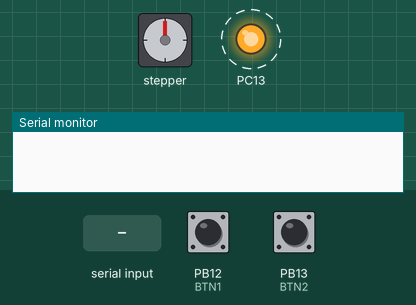
The program below on a simulated STM32 Blue Pill. Shown: stepper motor, output pins drawn as LEDs (lit = HIGH), the last lines printed to the serial monitor. Wiring (inferred from the names in the program): stepper motor (2048 steps per turn assumed): coils PB5, PA12, PA11, PB15. Dashed ring = blinking. The inputs (shaded band) are chosen by the test bench; at power-on: PB13 (BTN2) HIGH, PB12 (BTN1) HIGH. Pins used as bus, display or sensor lines are not drawn.

Above: at 3.8 s.
3.9 s: "RIGHT\n" received over Serial
At 4.13 s:
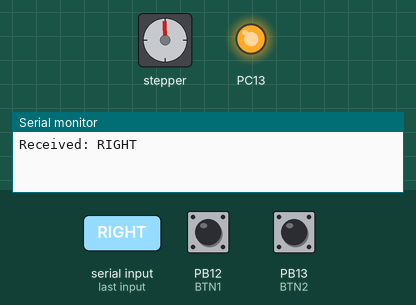
7.4 s: "AUTO\n" received over Serial
At 10.8 s:
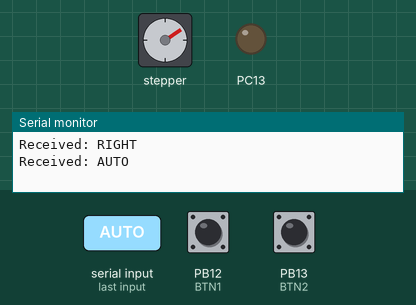
At 11.3 s:
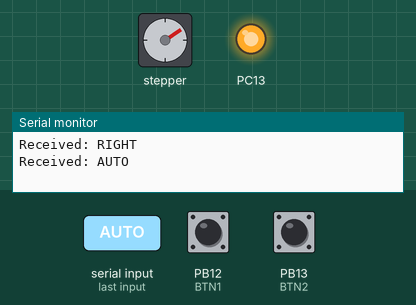
11.6 s: PB13 (BTN2) pulled LOW for 3.2 s
At 14.5 s:
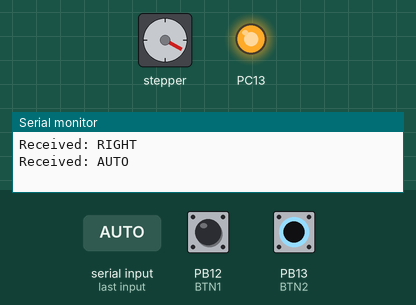
16.3 s: "LEFT\n" received over Serial
19.8 s: PB12 (BTN1) pulled LOW for 3.2 s
24.5 s: PB12 (BTN1) pulled LOW for 1.3 s
Timing chart, 0 to 38.2 s (numbered marks = the images above; inputs shaded):
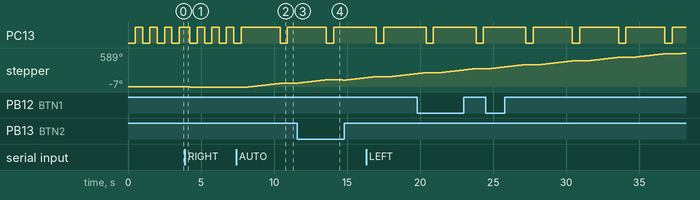

The program:

main.cpp
```cpp
#include <Arduino.h>

// 步进电机控制引脚
#define IN1 PB5   // 橙
#define IN2 PA12  // 黄
#define IN3 PA11  // 粉
#define IN4 PB15  // 蓝

// 按钮引脚
#define BTN1 PB12 // 左转
#define BTN2 PB13 // 右转

// 步进电机步进序列（8步半步序列，适配ULN2003）
const int stepCount = 8;
const int stepSequence[8][4] = {
  {1, 0, 0, 0},
  {1, 1, 0, 0},
  {0, 1, 0, 0},
  {0, 1, 1, 0},
  {0, 0, 1, 0},
  {0, 0, 1, 1},
  {0, 0, 0, 1},
  {1, 0, 0, 1}
};

const int AUTO_LEFT_STEPS = 120;   // 自动模式左转步数
const int AUTO_RIGHT_STEPS = 120;  // 自动模式右转步数
const int AUTO_STEP_DELAY = 3;    // 自动模式步进延时(ms)
const int AUTO_LOOP_DELAY = 3;   // 自动模式每步间隔(ms)

int currentStep = 0;
bool autoMode = false;
unsigned long lastStepTime = 0;
const unsigned long autoStepInterval = 10; // 自动模式步进间隔(ms)

void setStep(int step) {
  digitalWrite(IN1, stepSequence[step][0]);
  digitalWrite(IN2, stepSequence[step][1]);
  digitalWrite(IN3, stepSequence[step][2]);
  digitalWrite(IN4, stepSequence[step][3]);
}

void stepLeft(int steps = 1, int delayMs = 5) {
  for (int i = 0; i < steps; i++) {
    currentStep = (currentStep + 1) % stepCount;
    setStep(currentStep);
    delay(delayMs);
  }
}

void stepRight(int steps = 1, int delayMs = 5) {
  for (int i = 0; i < steps; i++) {
    currentStep = (currentStep - 1 + stepCount) % stepCount;
    setStep(currentStep);
    delay(delayMs);
  }
}

void stopMotor() {
  digitalWrite(IN1, LOW);
  digitalWrite(IN2, LOW);
  digitalWrite(IN3, LOW);
  digitalWrite(IN4, LOW);
}

// put function declarations here:
int myFunction(int, int);

void setup() {
  // put your setup code here, to run once:
  int result = myFunction(2, 3);
  pinMode(PC13, OUTPUT); // 设置PC13为输出

  pinMode(IN1, OUTPUT);
  pinMode(IN2, OUTPUT);
  pinMode(IN3, OUTPUT);
  pinMode(IN4, OUTPUT);
  pinMode(BTN1, INPUT_PULLUP);
  pinMode(BTN2, INPUT_PULLUP);
  Serial.begin(115200);
  stopMotor();
}

void loop() {
  digitalWrite(PC13, LOW);  // 点亮LED（低电平点亮）
  delay(500);
  digitalWrite(PC13, HIGH); // 熄灭LED
  delay(500);// put your main code here, to run repeatedly:

  // 按钮控制
  if (digitalRead(BTN1) == LOW) {
      for (int i = 0; i < 10; i++) {
        stepLeft(8, 3);
      }
  } else if (digitalRead(BTN2) == LOW) {
      for (int i = 0; i < 10; i++) {
        stepRight(8, 3);
      }
  }

  // 串口控制
  if (Serial.available()) {
    String cmd = Serial.readStringUntil('\n');
    cmd.trim();
    Serial.print("Received: ");
    Serial.println(cmd); // 调试用
    if (cmd == "LEFT") {
      for (int i = 0; i < 10; i++) {
        stepLeft(8, 3);
      }
    } else if (cmd == "RIGHT") {
      for (int i = 0; i < 10; i++) {
        stepRight(8, 3);
      }
    } else if (cmd == "STOP") {
      stopMotor();
      autoMode = false;
    } else if (cmd == "AUTO") {
      autoMode = true;
    }
  }

  // 自动模式
  static int autoDir = 1; // 1: 左转, -1: 右转
  static int autoStepSum = 0;
  static unsigned long lastAutoStepTime = 0;
  if (autoMode) {
    unsigned long now = millis();
    if (now - lastAutoStepTime >= 1000) { // 每10秒
      if (autoDir == 1) {
      for (int i = 0; i < 90; i++) {
        stepLeft(8, 3);
      }
      } else {
      for (int i = 0; i < 90; i++) {
        stepRight(8, 3);
      }
      }
      autoStepSum += 30;
      lastAutoStepTime = now;
      if (autoStepSum >= 360) {
        autoDir = -autoDir; // 换方向
        autoStepSum = 0;
      }
    }
    // 检查是否收到STOP指令
    if (!autoMode) {
      stopMotor();
      autoStepSum = 0;
      autoDir = 1;
    }
  }
}

// put function definitions here:
int myFunction(int x, int y) {
  return x + y;
}
```

Measured:
- after the input at 7.4 s, stepper: turns 63° clockwise in 2.2 s, then 5° clockwise in 0.14 s
- by itself, PC13: alternates HIGH for 2.7 s and LOW for 0.50 s
